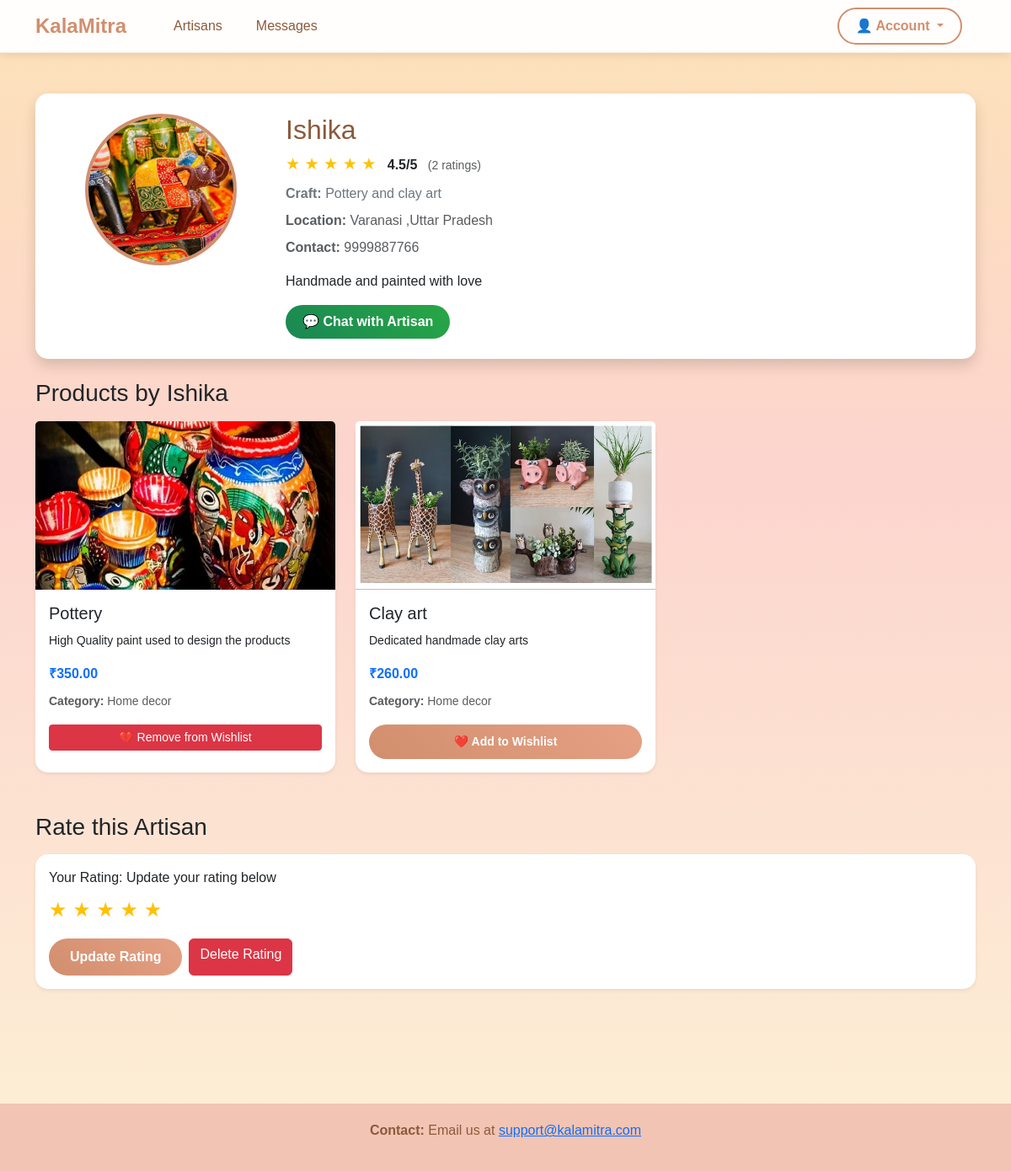
/artisan/1 (signed in), run on the app's committed database.
### models.py (models this page shows, shortened)
class Artisan(db.Model):
    __tablename__ = 'artisans'
    id = db.Column(db.Integer, primary_key=True)
    name = db.Column(db.String(100), nullable=False)
    email = db.Column(db.String(120), unique=True, nullable=False)
    password = db.Column(db.String(255), nullable=False)
    craft_type = db.Column(db.String(100), nullable=False)
    location = db.Column(db.String(150))
    bio = db.Column(db.Text)
    contact = db.Column(db.String(50))
    image_url = db.Column(db.String(255))
    rating = db.Column(db.Float, default=0.0)
    total_ratings = db.Column(db.Integer, default=0)
    created_at = db.Column(db.DateTime, default=get_ist_time)
    products = db.relationship('Product', backref='artisan', lazy=True, cascade='all, delete-orphan')
    chats = db.relationship('Chat', backref='artisan', lazy=True, cascade='all, delete-orphan')
    ratings = db.relationship('Rating', backref='artisan', lazy=True, cascade='all, delete-orphan')

class Product(db.Model):
    __tablename__ = 'products'
    id = db.Column(db.Integer, primary_key=True)
    name = db.Column(db.String(150), nullable=False)
    description = db.Column(db.Text)
    price = db.Column(db.Float, nullable=False)
    category = db.Column(db.String(100))
    image_url = db.Column(db.String(255))
    created_at = db.Column(db.DateTime, default=get_ist_time)
    artisan_id = db.Column(db.Integer, db.ForeignKey('artisans.id'), nullable=False)
    wishlists = db.relationship('Wishlist', backref='product', lazy=True, cascade='all, delete-orphan')

### app.py (the view)
@app.route('/artisan/<int:artisan_id>')
def view_artisan_profile(artisan_id):
    artisan = Artisan.query.get_or_404(artisan_id)
    products = Product.query.filter_by(artisan_id=artisan_id).all()
    wishlist_product_ids = []
    if 'user_id' in session and session.get('user_type') == 'user':
        wishlists = Wishlist.query.filter_by(user_id=session['user_id']).all()
        wishlist_product_ids = [w.product_id for w in wishlists]
    user_rating = None
    if 'user_id' in session and session.get('user_type') == 'user':
        user_rating = Rating.query.filter_by(
            user_id=session['user_id'],
            artisan_id=artisan_id
        ).first()
    return render_template('artisan_profile.html',
                         artisan=artisan,
                         products=products,
                         wishlist_product_ids=wishlist_product_ids,
                         user_rating=user_rating)

### templates/artisan_profile.html (shortened to what this page needs)
{% extends "base.html" %}
{% block content %}
<div class="container main-content">
    <div class="row mb-4">
        <div class="col-md-12">
            <div class="card shadow">
                <div class="card-body p-4">
                    <div class="row">
                        <div class="col-md-3 text-center">
                            <img src="{{ artisan.image_url or 'https://via.placeholder.com/200?text=No+Image' }}"
                                 alt="{{ artisan.name }}" class="img-fluid rounded-circle"
                                 style="width: 180px; height: 180px; object-fit: cover; border: 4px solid #d18f6e;">
                        </div>
                        <div class="col-md-9">
                            <h2 class="page-title mb-2">{{ artisan.name }}</h2>
                            <div class="mb-2">
                                <span class="rating-display">
                                    {% for i in range(5) %}
                                        {% if i < artisan.rating|int %}
                                            ★
                                        {% elif i < artisan.rating %}
                                            ★
                                        {% else %}
                                            ☆
                                        {% endif %}
                                    {% endfor %}
                                </span>
                                <strong class="ms-2">{{ "%.1f"|format(artisan.rating) }}/5</strong>
                                <small class="text-muted ms-2">({{ artisan.total_ratings }} ratings)</small>
                            </div>
                            <p class="text-secondary mb-2"><strong>Craft:</strong> {{ artisan.craft_type }}</p>
                            <p class="text-muted mb-2"><strong>Location:</strong> {{ artisan.location or 'Not specified' }}</p>
                            <p class="text-muted mb-3"><strong>Contact:</strong> {{ artisan.contact or 'Not specified' }}</p>
                            <p class="mb-3">{{ artisan.bio or 'No bio available' }}</p>
                            <div class="d-flex gap-2">
                                {% if session.user_id and session.user_type == 'user' %}
                                    <a href="{{ url_for('start_chat', artisan_id=artisan.id) }}"
                                       class="btn btn-create">💬 Chat with Artisan</a>
                                {% endif %}
                            </div>
                        </div>
                    </div>
                </div>
            </div>
        </div>
    </div>
    <div class="mb-5">
        <h3 class="mb-3">Products by {{ artisan.name }}</h3>
        <div class="row g-4">
            {% for product in products %}
            <div class="col-md-6 col-lg-4">
                <div class="card h-100 shadow-sm">
                    <img src="{{ product.image_url or 'https://via.placeholder.com/300x200?text=No+Image' }}"
                        class="card-img-top" alt="{{ product.name }}" style="height: 200px; object-fit: cover;">
                    <div class="card-body">
                        <h5 class="card-title">{{ product.name }}</h5>
                        <p class="card-text"><small>{{ product.description[:100] }}{% if product.description|length > 100 %}...{% endif %}</small></p>
                        <p class="text-primary fw-bold mb-2">₹{{ "%.2f"|format(product.price) }}</p>
                        <p class="text-muted mb-3"><small><strong>Category:</strong> {{ product.category }}</small></p>
                        {% if session.user_id and session.user_type == 'user' %}
                            {% if product.id in wishlist_product_ids %}
                                <a href="{{ url_for('remove_from_wishlist', product_id=product.id) }}"
                                   class="btn btn-danger btn-sm w-100">💔 Remove from Wishlist</a>
                            {% else %}
                                <a href="{{ url_for('add_to_wishlist', product_id=product.id) }}"
                                   class="btn btn-primary-custom btn-sm w-100">❤️ Add to Wishlist</a>
                            {% endif %}
                        {% endif %}
                    </div>
                </div>
            </div>
            {% endfor %}
        </div>
    </div>
    {% if session.user_id and session.user_type == 'user' %}
    <div class="mb-5">
        <h3 class="mb-3">Rate this Artisan</h3>
        <div class="card shadow-sm">
            <div class="card-body">
                <form method="POST" action="{{ url_for('rate_artisan', artisan_id=artisan.id) }}">
                    <div class="mb-3">
                        <label class="form-label">
                            {% if user_rating %}
                                Your Rating: Update your rating below
                            {% else %}
                                Click on the stars to rate
                            {% endif %}
                        </label>
                        <div class="star-rating" id="starRating">
                            <span class="star" data-value="5">★</span>
                            <span class="star" data-value="4">★</span>
                            <span class="star" data-value="3">★</span>
                            <span class="star" data-value="2">★</span>
                            <span class="star" data-value="1">★</span>
                        </div>
                    </div>
                    <div class="d-flex gap-2">
                        <button type="submit" class="btn btn-primary-custom">
                            {% if user_rating %}Update Rating{% else %}Submit Rating{% endif %}
                        </button>
                        {% if user_rating %}
                            <a href="{{ url_for('delete_rating', artisan_id=artisan.id) }}"
                               class="btn btn-danger"
                               onclick="return confirm('Are you sure you want to delete your rating?')">
                                Delete Rating
                            </a>
                        {% endif %}
                    </div>
                </form>
            </div>
        </div>
    </div>
    {% endif %}
</div>
{% endblock %}

### templates/base.html (style rules this page uses)
body { margin: 0; font-family: Arial, sans-serif; background: linear-gradient(180deg, #fde2b8 0%, #fcd5ce 40%, #fdf0d5 100%); background-attachment: fixed; min-height: 100vh; }
.btn-create { background: linear-gradient(45deg, #198754, #28a745); border: none; color: white; font-weight: 600; padding: 8px 20px; border-radius: 25px; transition: transform 0.2s ease, box-shadow 0.2s ease; }
.main-content { margin-top: 0; padding-top: 3rem; padding-bottom: 3rem; }
.card { border-radius: 15px; transition: transform 0.3s ease, box-shadow 0.3s ease; border: none; }
.page-title { color: #8b5a3c; margin-bottom: 1rem; }
.btn-primary-custom { background: linear-gradient(45deg, #d18f6e, #e6a084); border: none; color: white; font-weight: 600; padding: 10px 25px; border-radius: 25px; transition: all 0.2s ease; }

### templates/artisan_profile.html (style rules this page uses)
.star-rating { font-size: 1.5rem; color: #ddd; cursor: pointer; }
.star-rating .star { display: inline-block; transition: color 0.2s; }
.star-rating .star.filled { color: #ffc107; }
.rating-display { font-size: 1.2rem; color: #ffc107; }

### data on the page
Artisan: image_url (picture), name "Ishika", rating "4.5", total_ratings "2", craft_type "Pottery and clay art", location "Varanasi ,Uttar Pradesh", contact "9999887766", bio "Handmade and painted with love"
Product: image_url (picture), name "Pottery", description "High Quality paint used to design the products", price "350.00", category "Home decor"
Product: image_url (placeholder picture), name "Clay art", description "Dedicated handmade clay arts", price "260.00", category "Home decor"
